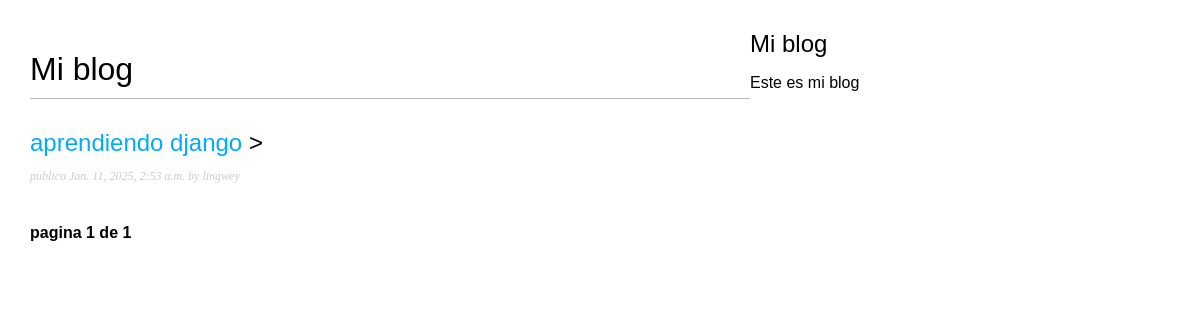
The page /blog/ on the database as committed earlier.
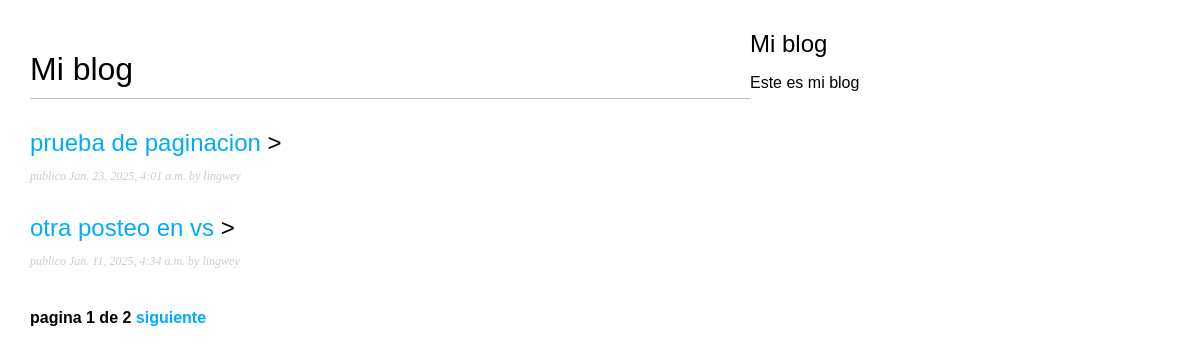
The same page on the database as committed later.
### app_blog/models.py (models this page shows, shortened)
class Post (models.Model):
    class Status (models.TextChoices):
        BORRADOR = 'df', 'borrador'
        PUBLICO = 'pb', 'publico'
    titulo = models.CharField(max_length=250)
    slug = models.SlugField(max_length=250, unique_for_date='publicacion')
    autor = models.ForeignKey(User, on_delete=models.CASCADE, related_name='blog_post')
    cuerpo = models.TextField()
    publicacion = models.DateTimeField(default=timezone.now)
    creacion = models.DateTimeField(auto_now_add=True)
    update = models.DateTimeField(auto_now=True)
    status = models.CharField(max_length=2, choices=Status.choices, default=Status.BORRADOR)
    class Meta:
        ordering =['-publicacion']
        indexes = [models.Index(fields=['-publicacion'])]
    objects= models.Manager()
    manage_perso= PublishManager()
    def get_absolute_url(self):
        return reverse('blog:post_detail', args=[
                                                 self.id,
                                                 self.publicacion.year,
                                                 self.publicacion.month,
                                                 self.publicacion.day,
                                                 self.slug
                                                 ])

### app_blog/views.py (the view)
# urls.py: path('',views.PostListView.as_view(), name='post_list'),
class PostListView(ListView):
    queryset=Post.manage_perso.all()
    context_object_name='posts'
    paginate_by= 2
    template_name='blog/post/list.html'

### app_blog/templates/blog/post/list.html (shortened to what this page needs)
{% extends 'blog/base.html' %}
{% block content%}
  <h1>Mi blog</h1>
    {% for post in posts %}
      <h2>
        <a href="{{post.get_absolute_url}}">{{post.titulo}}</a>
        >
      </h2>
      <p class="date">publico {{post.publicacion}} by {{post.autor}}</p>
    {% endfor %}
    {% include 'pagination.html' with page=page_obj %}
{% endblock %}

### app_blog/templates/blog/base.html (shortened to what this page needs)
{% load static %}
<!doctype html>
<html>
  <head>
    <link rel="stylesheet" href="{% static 'CSS/blog.css' %}" />
  </head>
  <body>
    <div id="content">{%block content%} {%endblock%}</div>
    <div id="slider">
      <h2>Mi blog</h2>
      <p>Este es mi blog</p>
    </div>
  </body>
</html>

### app_blog/templates/pagination.html (shortened to what this page needs)
<div class="pagination">
    <span class="step-links">
        <span class="current">
            pagina {{page.number}} de {{page.paginator.num_pages}}
        </span>
        {% if page.has_next%}
            <a href="?page={{page.next_page_number}}">siguiente</a>
        {% endif %}
    </span>
</div>

### app_blog/static/CSS/blog.css (style rules this page uses)
body { margin:0; padding:0; font-family:helvetica, sans-serif; }
a { color:#00abff; text-decoration:none; }
h1 { font-weight:normal; border-bottom:1px solid #bbb; padding:0 0 10px 0; }
h2 { font-weight:normal; margin:30px 0 0; }
#content { float:left; width:60%; padding:0 0 0 30px; }
p.date { color:#ccc; font-family: georgia, serif; font-size: 12px; font-style: italic; }
.pagination { margin:40px 0; font-weight:bold; }

Rows that differ between the two databases and show on the page:
no longer on this page (row unchanged): Post: titulo "aprendiendo django", publicacion "Jan. 11, 2025, 2:53 a.m.", autor "lingwey"
added Post: titulo "prueba de paginacion", publicacion "Jan. 23, 2025, 4:01 a.m.", autor "lingwey"
now on this page (row edited): Post: titulo "otra posteo en vs", publicacion "Jan. 11, 2025, 4:34 a.m.", autor "lingwey"
Other text that changed with them:
{{ page.paginator.num_pages }}: "1" → "2"
text now shown: "siguiente"
